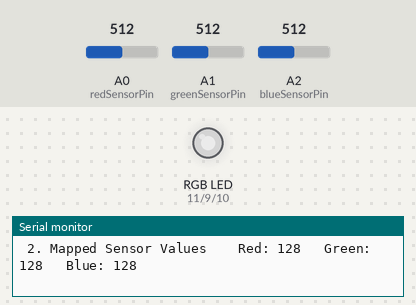
Recording of a sketch running on a simulated Arduino Uno, built with avr-gcc and run on an emulated ATmega328P. Parts: an RGB LED mixed from three pins (HIGH = lit), the last lines printed to the serial monitor. The test bench sets the inputs (shaded band); at power-on: A0 (redSensorPin) = 512, A1 (greenSensorPin) = 512, A2 (blueSensorPin) = 512. Dim RGB values are drawn brighter than linear.

Above: at 1.2 s.
1.3 s: A0 (redSensorPin) set to 406
At 2.1 s:
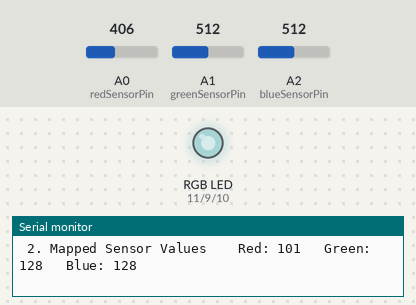
4.3 s: A0 (redSensorPin) set to 385
At 5.4 s:
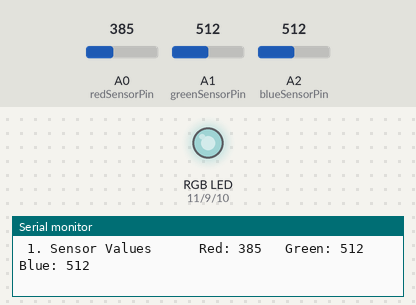
7.3 s: A1 (greenSensorPin) set to 408
At 8.5 s:
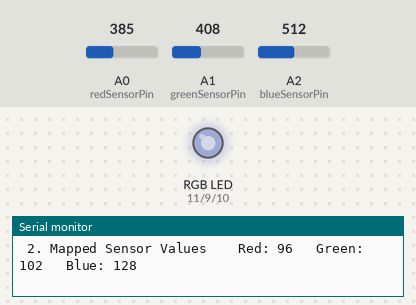
10.3 s: A1 (greenSensorPin) set to 391
At 10.9 s:
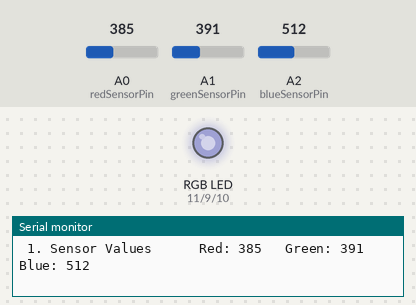
13.3 s: A2 (blueSensorPin) set to 416
At 14.2 s:
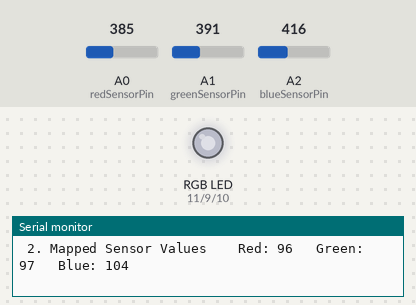
16.3 s: A2 (blueSensorPin) set to 384
At 17.5 s:
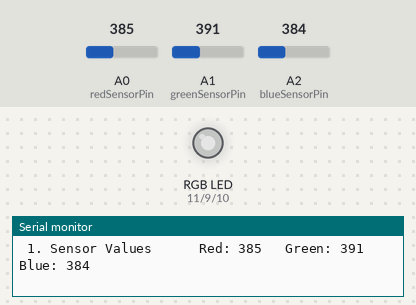
Timing chart, 0 to 19.3 s (numbered marks = the images above; inputs shaded):
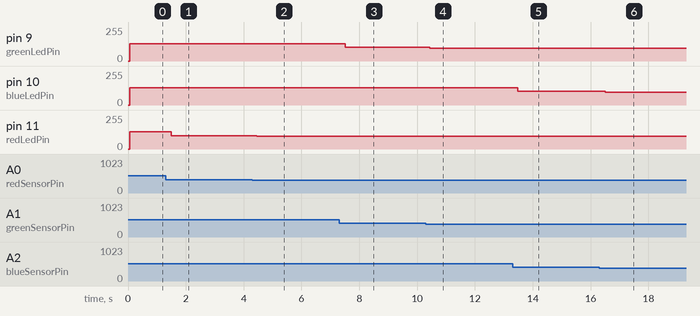

Measured:
- after the input at 1.3 s, pin 11 (redLedPin): 128/255 → 101/255 after 0.19 s
- after the input at 4.3 s, pin 11 (redLedPin): 101/255 → 96/255 after 0.15 s
- after the input at 7.3 s, pin 9 (greenLedPin): 128/255 → 102/255 after 0.21 s
- after the input at 10.3 s, pin 9 (greenLedPin): 102/255 → 97/255 after 0.14 s
- after the input at 13.3 s, pin 10 (blueLedPin): 128/255 → 104/255 after 0.17 s
- after the input at 16.3 s, pin 10 (blueLedPin): 104/255 → 96/255 after 0.20 s

The sketch:

02-photoresistor-to-rgb-converter.ino
```cpp
const int redLedPin = 11;
const int greenLedPin = 9;
const int blueLedPin = 10;

const int redSensorPin = A0;
const int greenSensorPin = A1;
const int blueSensorPin = A2;

int redValue = 0;
int greenValue = 0;
int blueValue = 0;

int redSensorValue = 0;
int greenSensorValue = 0;
int blueSensorValue = 0;

void setup() {
  Serial.begin(9600);

  pinMode(redLedPin, OUTPUT);
  pinMode(greenLedPin, OUTPUT);
  pinMode(blueLedPin, OUTPUT);
}

void loop() {
  // will map input voltages between 0 and 5 volts into integer values between 0 and 1023
  redSensorValue = analogRead(redSensorPin);
  delay(5);
  greenSensorValue = analogRead(greenSensorPin);
  delay(5);
  blueSensorValue = analogRead(blueSensorPin);
  delay(5);

  // print values
  Serial.print("\n\n\n 1. Sensor Values \t\t Red: ");
  Serial.print(redSensorValue);
  Serial.print("\t Green: ");
  Serial.print(greenSensorValue);
  Serial.print("\t Blue: ");
  Serial.print(blueSensorValue);

  // value to write needs to be between 0 - 255
  // 255 -> LED is always HIGH
  // 127 -> LED is half of the time HIGH, etc...

  // because readValue is between 0 - 1023
  // it needs to be divided by 4
  redValue = redSensorValue / 4;
  greenValue = greenSensorValue / 4;
  blueValue = blueSensorValue / 4;

  Serial.print("\n 2. Mapped Sensor Values \t Red: ");
  Serial.print(redValue);
  Serial.print("\t Green: ");
  Serial.print(greenValue);
  Serial.print("\t Blue: ");
  Serial.print(blueValue);

  analogWrite(redLedPin, redValue);
  analogWrite(greenLedPin, greenValue);
  analogWrite(blueLedPin, blueValue);

}
```
